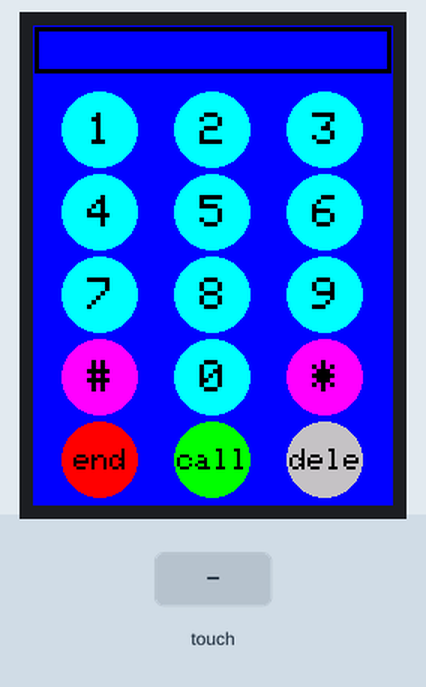
This sketch was run on a simulated Arduino Uno, built with avr-gcc and run on an emulated ATmega328P. On the bench: 240×320 colour display. The inputs (shaded band) are chosen by the test bench. The modem accepts every AT command (registered, SIM ready, sends succeed) and sends nothing else; what the sketch prints to the serial monitor is not drawn.

Above: at 1.5 s.
1.6 s: touch panel pressed at 87 % / 10 % of its raw x / y range
At 1.66 s:
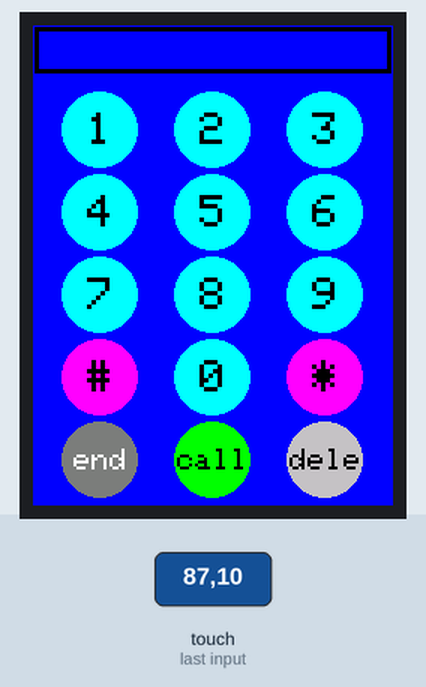
At 2.9 s:
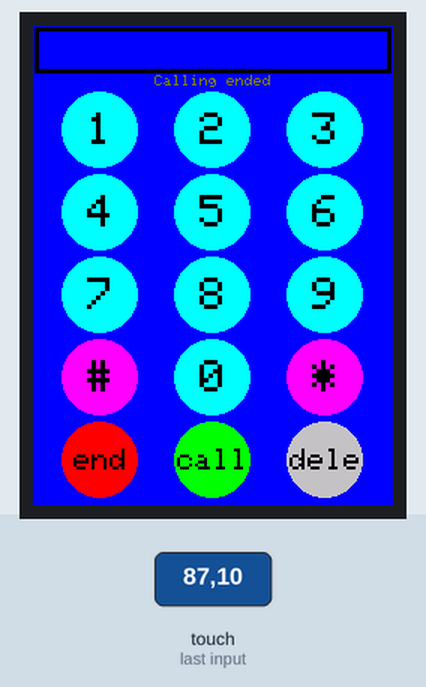
3.3 s: touch panel pressed at 62 % / 10 % of its raw x / y range
At 4.1 s:
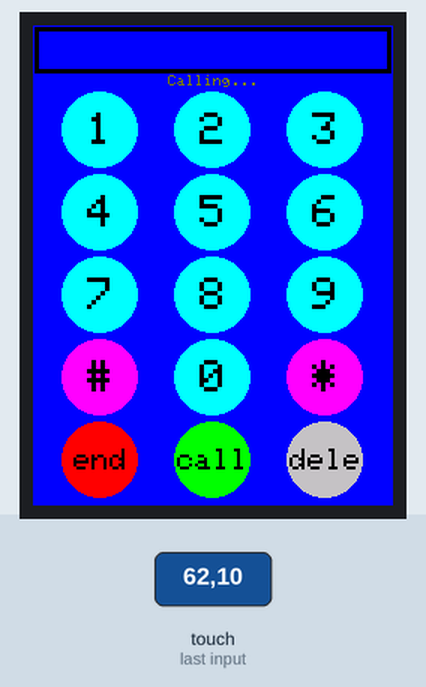
Timing chart, 0 to 6.3 s (numbered marks = the images above; inputs shaded):
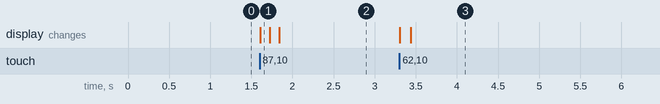

The sketch:

Arduino_Mobile_Phone.ino
```cpp
/*
 * Project: Arduino-based Mobile Phone using GSM Module and TFT Display
 * Author: Wadhudh Kavi
 * Date: June 2024
 *
 * Description:
 * This project implements a basic mobile phone using an Arduino board, a SIM900A GSM module for cellular communication,
 * and a 2.4-inch TFT touchscreen display for the user interface. The system allows users to dial numbers, make calls,
 * and interact with a graphical keypad.
 *
 * Hardware Components:
 * 1. **Microcontroller**: Arduino Uno (or compatible)
 * 2. **GSM Module**: SIM800L (for sending AT commands and making calls)
 * 3. **TFT Display**: 2.4-inch TFT LCD with resistive touch (ILI9341 driver)
 * 4. **Touchscreen Controller**: Uses XPT2046 for detecting user input
 * 5. **Power Supply**: External power source recommended for stable GSM operation
 *
 * Libraries Used:
 * - LCDWIKI_KBV.h (For TFT display control)
 * - LCDWIKI_GUI.h (For graphical interface support)
 * - TouchScreen.h (For touchscreen input processing)
 * - SoftwareSerial.h (For serial communication with SIM800L).
 *
 * Pin Configuration:
 * - **GSM Module (SIM800L)**:
 *   - TX -> Arduino Pin 12 (Software Serial RX)
 *   - RX -> Arduino Pin 11 (Software Serial TX)
 *   - VCC -> 4.2V (Use a regulator if necessary)
 *   - GND -> Arduino GND
 * - **TFT Display**:
 *   - CS  -> A3
 *   - CD  -> A2
 *   - WR  -> A1
 *   - RD  -> A0
 *   - RESET -> A4
 * - **Touchscreen (Resistive)**:
 *   - XP -> Pin 6
 *   - XM -> A2
 *   - YP -> A1
 *   - YM -> Pin 7
 *
 * Communication Protocols:
 * - The GSM module communicates using AT commands via SoftwareSerial.
 * - The TFT display uses a parallel interface controlled via LCDWIKI_KBV.
 * - Touchscreen input is processed using analog readings and a resistive grid.
 *
 * Features Implemented:
 * - Graphical keypad interface for dialing numbers.
 * - Calling functionality via GSM module using AT commands.
 * - Call end functionality.
 * - Delete button to remove typed numbers.
 *
 * Notes:
 * - Ensure the GSM module is powered with a stable 4.2V power supply.
 * - The touchscreen requires calibration; adjust TS_MINX, TS_MAXX, TS_MINY, and TS_MAXY accordingly.
 * - Modify the number in the ATD command for testing actual calls.
 *
 */


#include <LCDWIKI_KBV.h> // Hardware-specific library
#include <LCDWIKI_GUI.h> // Core graphics library
#include <TouchScreen.h> // Touch library
#include <SoftwareSerial.h>

// Create software serial object to communicate with SIM800L
SoftwareSerial mySerial(12, 11);

// LCD initialization
LCDWIKI_KBV my_lcd(240, 320, A3, A2, A1, A0, A4); // width, height, cs, cd, wr, rd, reset

// Color definitions
#define BLACK        0x0000
#define BLUE         0x001F
#define RED          0xF800
#define GREEN        0x07E0
#define CYAN         0x07FF
#define MAGENTA      0xF81F
#define YELLOW       0xFFE0
#define WHITE        0xFFFF
#define NAVY         0x000F
#define DARKGREEN    0x03E0
#define DARKCYAN     0x03EF
#define MAROON       0x7800
#define PURPLE       0x780F
#define OLIVE        0x7BE0
#define LIGHTGREY    0xC618
#define DARKGREY     0x7BEF
#define ORANGE       0xFD20
#define GREENYELLOW  0xAFE5
#define PINK         0xF81F

// UI details
#define BUTTON_R 25
#define BUTTON_SPACING_X 25
#define BUTTON_SPACING_Y 5
#define EDG_Y 5
#define EDG_X 20

// Touchscreen pins
#define YP A1
#define XM A2
#define YM 7
#define XP 6

// Touchscreen calibration
#define TS_MINX 910
#define TS_MAXX 180
#define TS_MINY 760
#define TS_MAXY 135

// Touchscreen pressure thresholds
#define MINPRESSURE 10
#define MAXPRESSURE 1000

TouchScreen ts = TouchScreen(XP, YP, XM, YM, 300);

// Button structure
typedef struct _button_info {
    uint8_t button_name[10];
    uint8_t button_name_size;
    uint16_t button_name_colour;
    uint16_t button_colour;
    uint16_t button_x;
    uint16_t button_y;
} button_info;

// Button definitions
button_info phone_button[15] = {
    {"1", 3, BLACK, CYAN, EDG_X + BUTTON_R - 1, my_lcd.Get_Display_Height() - EDG_Y - 4 * BUTTON_SPACING_Y - 9 * BUTTON_R - 1},
    {"2", 3, BLACK, CYAN, EDG_X + 3 * BUTTON_R + BUTTON_SPACING_X - 1, my_lcd.Get_Display_Height() - EDG_Y - 4 * BUTTON_SPACING_Y - 9 * BUTTON_R - 1},
    {"3", 3, BLACK, CYAN, EDG_X + 5 * BUTTON_R + 2 * BUTTON_SPACING_X - 1, my_lcd.Get_Display_Height() - EDG_Y - 4 * BUTTON_SPACING_Y - 9 * BUTTON_R - 1},
    {"4", 3, BLACK, CYAN, EDG_X + BUTTON_R - 1, my_lcd.Get_Display_Height() - EDG_Y - 3 * BUTTON_SPACING_Y - 7 * BUTTON_R - 1},
    {"5", 3, BLACK, CYAN, EDG_X + 3 * BUTTON_R + BUTTON_SPACING_X - 1, my_lcd.Get_Display_Height() - EDG_Y - 3 * BUTTON_SPACING_Y - 7 * BUTTON_R - 1},
    {"6", 3, BLACK, CYAN, EDG_X + 5 * BUTTON_R + 2 * BUTTON_SPACING_X - 1, my_lcd.Get_Display_Height() - EDG_Y - 3 * BUTTON_SPACING_Y - 7 * BUTTON_R - 1},
    {"7", 3, BLACK, CYAN, EDG_X + BUTTON_R - 1, my_lcd.Get_Display_Height() - EDG_Y - 2 * BUTTON_SPACING_Y - 5 * BUTTON_R - 1},
    {"8", 3, BLACK, CYAN, EDG_X + 3 * BUTTON_R + BUTTON_SPACING_X - 1, my_lcd.Get_Display_Height() - EDG_Y - 2 * BUTTON_SPACING_Y - 5 * BUTTON_R - 1},
    {"9", 3, BLACK, CYAN, EDG_X + 5 * BUTTON_R + 2 * BUTTON_SPACING_X - 1, my_lcd.Get_Display_Height() - EDG_Y - 2 * BUTTON_SPACING_Y - 5 * BUTTON_R - 1},
    {"#", 3, BLACK, PINK, EDG_X + BUTTON_R - 1, my_lcd.Get_Display_Height() - EDG_Y - BUTTON_SPACING_Y - 3 * BUTTON_R - 1},
    {"0", 3, BLACK, CYAN, EDG_X + 3 * BUTTON_R + BUTTON_SPACING_X - 1, my_lcd.Get_Display_Height() - EDG_Y - BUTTON_SPACING_Y - 3 * BUTTON_R - 1},
    {"*", 3, BLACK, PINK, EDG_X + 5 * BUTTON_R + 2 * BUTTON_SPACING_X - 1, my_lcd.Get_Display_Height() - EDG_Y - BUTTON_SPACING_Y - 3 * BUTTON_R - 1},
    {"end", 2, BLACK, RED, EDG_X + BUTTON_R - 1, my_lcd.Get_Display_Height() - EDG_Y - BUTTON_R - 1},
    {"call", 2, BLACK, GREEN, EDG_X + 3 * BUTTON_R + BUTTON_SPACING_X - 1, my_lcd.Get_Display_Height() - EDG_Y - BUTTON_R - 1},
    {"dele", 2, BLACK, LIGHTGREY, EDG_X + 5 * BUTTON_R + 2 * BUTTON_SPACING_X - 1, my_lcd.Get_Display_Height() - EDG_Y - BUTTON_R - 1},
};

// Display string on LCD
void show_string(uint8_t *str, int16_t x, int16_t y, uint8_t csize, uint16_t fc, uint16_t bc, boolean mode) {
    my_lcd.Set_Text_Mode(mode);
    my_lcd.Set_Text_Size(csize);
    my_lcd.Set_Text_colour(fc);
    my_lcd.Set_Text_Back_colour(bc);
    my_lcd.Print_String(str, x, y);
}

// Check if a button is pressed
boolean is_pressed(int16_t x1, int16_t y1, int16_t x2, int16_t y2, int16_t px, int16_t py) {
    return (px > x1 && px < x2) && (py > y1 && py < y2);
}

// Display the main menu
void show_menu() {
    for (uint16_t i = 0; i < sizeof(phone_button) / sizeof(button_info); i++) {
        my_lcd.Set_Draw_color(phone_button[i].button_colour);
        my_lcd.Fill_Circle(phone_button[i].button_x, phone_button[i].button_y, BUTTON_R);
        show_string(phone_button[i].button_name, phone_button[i].button_x - strlen(phone_button[i].button_name) * phone_button[i].button_name_size * 6 / 2 + 1, phone_button[i].button_y - phone_button[i].button_name_size * 8 / 2 + 1, phone_button[i].button_name_size, phone_button[i].button_name_colour, BLACK, 1);
    }
    my_lcd.Set_Draw_color(BLACK);
    my_lcd.Fill_Rectangle(1, 1, my_lcd.Get_Display_Width() - 2, 3);
    my_lcd.Fill_Rectangle(1, 29, my_lcd.Get_Display_Width() - 2, 31);
    my_lcd.Fill_Rectangle(1, 1, 3, 31);
    my_lcd.Fill_Rectangle(my_lcd.Get_Display_Width() - 4, 1, my_lcd.Get_Display_Width() - 2, 31);
}

void setup() {
    Serial.begin(9600);
    mySerial.begin(9600);
    my_lcd.Init_LCD();
    my_lcd.Fill_Screen(BLUE);
    show_menu();
}

uint16_t text_x = 10, text_y = 6;
uint16_t text_x_add = 6 * phone_button[0].button_name_size;
uint16_t text_y_add = 8 * phone_button[0].button_name_size;
uint16_t n = 0;

void loop() {
    digitalWrite(13, HIGH);
    TSPoint p = ts.getPoint();
    digitalWrite(13, LOW);

    pinMode(XM, OUTPUT);
    pinMode(YP, OUTPUT);

    if (p.z > MINPRESSURE && p.z < MAXPRESSURE) {
        p.x = map(p.x, TS_MINX, TS_MAXX, 0, my_lcd.Get_Display_Width());
        p.y = map(p.y, TS_MINY, TS_MAXY, 0, my_lcd.Get_Display_Height());

        for (uint16_t i = 0; i < sizeof(phone_button) / sizeof(button_info); i++) {
            if (is_pressed(phone_button[i].button_x - BUTTON_R, phone_button[i].button_y - BUTTON_R, phone_button[i].button_x + BUTTON_R, phone_button[i].button_y + BUTTON_R, p.x, p.y)) {
                my_lcd.Set_Draw_color(DARKGREY);
                my_lcd.Fill_Circle(phone_button[i].button_x, phone_button[i].button_y, BUTTON_R);
                show_string(phone_button[i].button_name, phone_button[i].button_x - strlen(phone_button[i].button_name) * phone_button[i].button_name_size * 6 / 2 + 1, phone_button[i].button_y - phone_button[i].button_name_size * 8 / 2 + 1, phone_button[i].button_name_size, WHITE, BLACK, 1);
                delay(100);
                my_lcd.Set_Draw_color(phone_button[i].button_colour);
                my_lcd.Fill_Circle(phone_button[i].button_x, phone_button[i].button_y, BUTTON_R);
                show_string(phone_button[i].button_name, phone_button[i].button_x - strlen(phone_button[i].button_name) * phone_button[i].button_name_size * 6 / 2 + 1, phone_button[i].button_y - phone_button[i].button_name_size * 8 / 2 + 1, phone_button[i].button_name_size, phone_button[i].button_name_colour, BLACK, 1);

                if (i < 12) { // Digits 0-9, #, *
                    if (n < 13) {
                        show_string(phone_button[i].button_name, text_x, text_y, phone_button[i].button_name_size, GREENYELLOW, BLACK, 1);
                        text_x += text_x_add - 1;
                        n++;
                    }
                } else if (i == 12) { // End call
                    my_lcd.Set_Draw_color(BLUE);
                    my_lcd.Fill_Rectangle(0, 33, my_lcd.Get_Display_Width() - 1, 42);
                    show_string("Calling ended", CENTER, 33, 1, OLIVE, BLACK, 1);
                } else if (i == 13) { // Call
                    my_lcd.Set_Draw_color(BLUE);
                    my_lcd.Fill_Rectangle(0, 33, my_lcd.Get_Display_Width() - 1, 42);
                    show_string("Calling...", CENTER, 33, 1, OLIVE, BLACK, 1);

                    // Dial the number
                    mySerial.println("ATD+916374354166;"); // Replace with the number to dial
                    updateSerial();
                    delay(20000); // Wait for 20 seconds
                    mySerial.println("ATH"); // Hang up
                    updateSerial();
                } else if (i == 14) { // Delete
                    if (n > 0) {
                        my_lcd.Set_Draw_color(BLUE);
                        text_x -= (text_x_add - 1);
                        my_lcd.Fill_Rectangle(text_x, text_y, text_x + text_x_add - 1, text_y + text_y_add - 2);
                        n--;
                    }
                }
            }
        }
    }
}

// Relay data between hardware serial and software serial
void updateSerial() {
    delay(500);
    while (Serial.available()) {
        mySerial.write(Serial.read());
    }
    while (mySerial.available()) {
        Serial.write(mySerial.read());
    }
}
```

Measured:
- after the input at 1.6 s, the display: changes at once (image 1)
- after the input at 3.3 s, the display: first changes at once (image 3 shows a later state)
